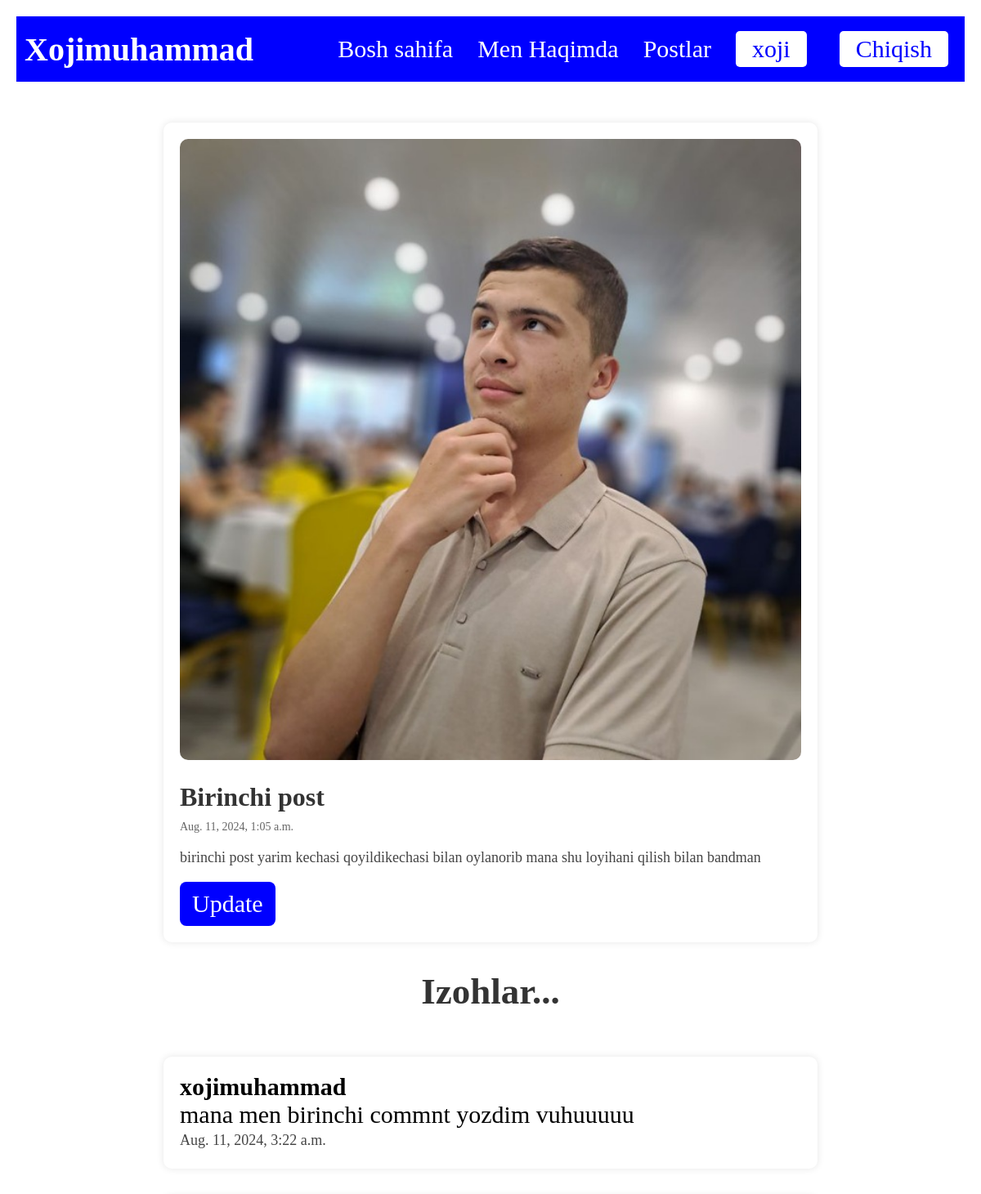
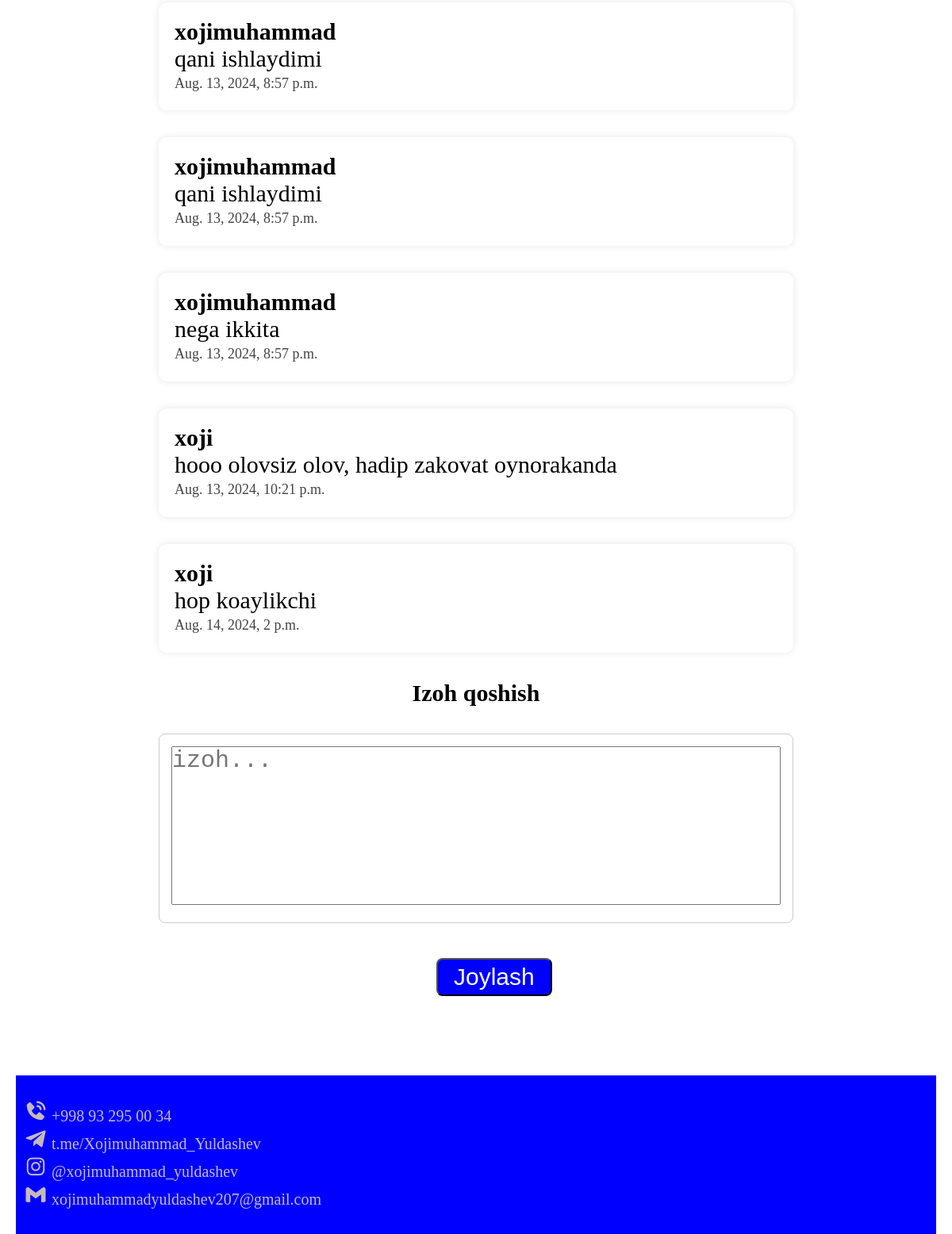
/posts/1/ (signed in), run on the app's committed database (2 pictures, top to bottom).
### post/models.py (models this page shows, shortened)
class Post(models.Model):
    cover_image = models.ImageField(upload_to="posts/%Y/%m/%d/")
    title = models.CharField(max_length=200)
    description = models.TextField()
    content = models.TextField()
    date_posted = models.DateTimeField(auto_now_add=True)
    author = models.ForeignKey(User, on_delete=models.CASCADE)

class Comment(models.Model):
    post = models.ForeignKey(Post, related_name="comments", on_delete=models.CASCADE)
    author = models.ForeignKey(User, on_delete=models.CASCADE)
    content = models.TextField()
    date_posted = models.DateTimeField(auto_now_add=True)

### post/views.py (the view)
# urls.py: path("posts/<int:pk>/", PostDetailView.as_view(), name="post-detail"),
class PostDetailView(DetailView):
    model = Post
    template_name = "post_detail.html"
    context_object_name = "post"
    def get_context_data(self, **kwargs):
        context = super().get_context_data(**kwargs)
        context["form"] = CommentForm()
        context["comments"] = self.object.comments.all()
        return context
    def post(self, request, *args, **kwargs):
        self.object = self.get_object()
        form = CommentForm(request.POST)
        if form.is_valid():
            comment = form.save(commit=False)
            comment.post = self.object
            comment.author = request.user
            comment.save()
            return redirect("post-detail", pk=self.object.pk)
        return self.render_to_response(self.get_context_data(form=form))

### post/forms.py
class CommentForm(forms.ModelForm):
    class Meta:
        model = Comment
        fields = ["content"]
        widgets = {
            "content": forms.Textarea(attrs={"class": "form-control"}),
        }

### templates/post_detail.html (shortened to what this page needs)
{% extends 'base.html' %}
{% load static %}
{% block content %}
    <main class="post-detail">
        <article class="post">
            <img src="{{ post.cover_image.url }}" alt="Post Image" class="post-image" style="width:100%; height:auto;">
            <h2 class="post-title">{{ post.title }}</h2>
            <p class="post-meta">{{ post.date_posted }}</p>
            <div class="post-content">
                <p>{{ post.content }}</p>
            </div>
            {% if user.is_authenticated and user.is_superuser %}
                <a class="btn" href="{% url 'post_update' post.pk %}">Update</a>
            {% endif %}
        </article>
        <br>
        <h2 style="margin-bottom: 20px;
                    font-size: 1.5rem;
                    color: #333;
                    text-align: center">Izohlar...</h2>
        <br>
        {% for comment in comments %}
            <div class="comment" style="margin-bottom: 20px;
                                        max-width: 800px;
                                        margin: 0 auto;
                                        background-color: white;
                                        border-radius: 10px;
                                        box-shadow: 0 0 10px rgba(0, 0, 0, 0.1);
                                        padding: 20px;">
                <strong>{{ comment.author }}</strong>
                <p >{{ comment.content }}</p>
                <p style="
    font-size: 18px;
    line-height: 1.6;
    color: #444;">{{ comment.date_posted }}</p>
            </div><br>
        {% endfor %}
        {% if user.is_authenticated %}
            <h2 style="text-align: center">Izoh qoshish</h2><br>
            <form method="post">
                <div style="
    width: 800px;
    margin: 0 auto;
    padding: 15px;
    font-size: 1rem;
    border: 1px solid #ccc;
    border-radius: 8px;
    margin-bottom: 10px;
    resize: vertical;
    min-height: 100px;
    background-color: #fff;">
                    <textarea name="content" class="comment-textarea" placeholder="izoh..." style="width: 100%;resize: none; height: 200px" ></textarea>
                </div>
                <br>
                <div style="margin: 0 auto; width: 100px"><button type="submit" class="btn submit-btn" style="padding: 5px 20px; background: blue">Joylash</button></div>
            </form>
        {% else %}
            <p>You need to <a href="{% url 'login' %}">login</a> to add a comment.</p>
        {% endif %}
    </main>
{% endblock %}

### templates/base.html (shortened to what this page needs)
{% load static %}
<!DOCTYPE html>
<html lang="en">
<head>
    <link rel="stylesheet" href="{% static "css/home.css" %}">
    <link rel="stylesheet" href="{% static "css/about.css" %}">
    <link href='https://unpkg.com/boxicons@2.1.4/css/boxicons.min.css' rel='stylesheet'>
    <link href='https://unpkg.com/boxicons@2.1.4/css/boxicons.min.css' rel='stylesheet'>
</head>
<body>
    <div class="container">
        <header>
            <nav>
                <h1>Xojimuhammad</h1>
                <ul class="nav-links">
                    <li><a href="{% url 'home' %}">Bosh sahifa</a></li>
                    <li><a href="{% url 'about' %}">Men Haqimda</a></li>
                    {% if user.is_authenticated %}
                    <li><a href="{% url 'posts' %}">Postlar</a></li>
                    <li><a class="btn" href="">{{ user.username }}</a></li>
                    <li><a class="btn" href="{% url 'logout' %}">Chiqish</a></li>
                    {% else %}
                    <li><a class="btn" href="{% url 'login' %}">Kirish</a></li>
                    <li><a class="btn" href="{% url 'register' %}">Ro'yhatdan o'tish</a></li>
                    {% endif %}
                </ul>
            </nav>
        </header>
    {% block content %}
    {% endblock %}
    <footer>
            <ul>
                <li><a href=""><i class='bx bxs-phone-call' ></i>   +998 93 295 00 34</a></li>
                <li><a href="https://t.me/Xojimuhammad_Yuldashev"><i class='bx bxl-telegram'></i>  t.me/Xojimuhammad_Yuldashev</a></li>
                <li><a href="https://www.instagram.com/xojimuhammad_yuldashev/"><i class='bx bxl-instagram' ></i> @xojimuhammad_yuldashev</a></li>
                <li><a href=""><i class='bx bxl-gmail' ></i>    xojimuhammadyuldashev207@gmail.com</a></li>
            </ul>
        </footer>
    </div>
</body>
</html>

### static/css/home.css (style rules this page uses)
* { margin: 0; padding: 0; box-sizing: border-box; font-size: 30px; list-style: none; text-decoration: none; }
.container { width: 100%; margin: 0 auto; padding: 0 20px; }
header nav { display: flex; align-items: center; justify-content: space-between; background-color: blue; height: 80px; padding: 0 10px; margin-top: 20px; }
header nav ul { display: flex; align-items: center; list-style: none; gap: 30px; }
header nav h1 { color: #fff; font-size: 40px; }
header nav ul li a { text-decoration: none; color: #fff; }
header nav ul li .btn { background-color: #fff; color: blue; padding: 5px 20px; border-radius: 5px; }
footer { background-color: blue; height: 200px; display: grid; align-items: center; padding: 0 10px; margin-top: 100px; }
h1 { color: green; }
footer ul li a { color: #c4baba; font-size: 20px; }
.post-detail { margin-top: 50px; padding: 0 20px; }
.post { max-width: 800px; margin: 0 auto; background-color: white; border-radius: 10px; box-shadow: 0 0 10px rgba(0, 0, 0, 0.1); padding: 20px; }
.post-image { width: 100%; border-radius: 10px; object-fit: cover; }
.post-title { margin-top: 20px; font-size: 32px; color: #333; }
.post-meta { margin: 10px 0; color: #666; font-size: 14px; }
.post-content p { margin: 15px 0; font-size: 18px; line-height: 1.6; color: #444; }
.btn { display: inline-block; padding: 10px 15px; background-color: blue; color: white; text-decoration: none; border-radius: 8px; margin-right: 10px; }

### data on the page
Post: cover_image (picture), title "Birinchi post", date_posted "Aug. 11, 2024, 1:05 a.m.", content "birinchi post yarim kechasi qoyildikechasi bilan oylanorib mana shu loyihani qilish bilan bandman"
Comment: author "xojimuhammad", content "mana men birinchi commnt yozdim vuhuuuuu", date_posted "Aug. 11, 2024, 3:22 a.m."
Comment: author "xojimuhammad", content "qani ishlaydimi", date_posted "Aug. 13, 2024, 8:57 p.m."
Comment: author "xojimuhammad", content "qani ishlaydimi", date_posted "Aug. 13, 2024, 8:57 p.m."
Comment: author "xojimuhammad", content "nega ikkita", date_posted "Aug. 13, 2024, 8:57 p.m."
Comment: author "xoji", content "hooo olovsiz olov, hadip zakovat oynorakanda", date_posted "Aug. 13, 2024, 10:21 p.m."
Comment: author "xoji", content "hop koaylikchi", date_posted "Aug. 14, 2024, 2 p.m."

### other printed values
{{ user.username }} "xoji"
